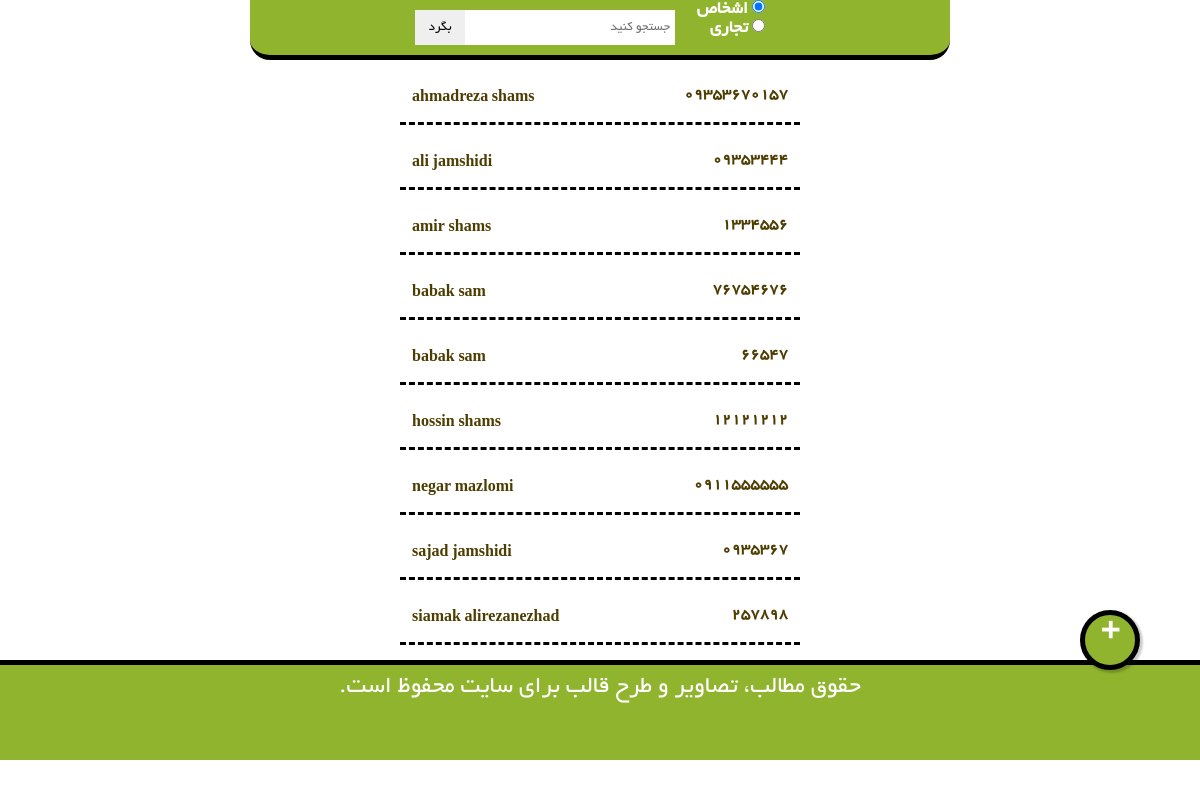
The page / on the database its author committed.
### app/models.py (models this page shows, shortened)
class contact_phone(models.Model):
    phone=models.CharField(max_length=12)
    contact=models.ForeignKey(contact)

class contact(models.Model):
    name=models.CharField(max_length=50)
    family=models.CharField(max_length=50)
    gender=models.CharField(max_length=1,choices=(('m','male'),('f','female')))
    typecontact=models.CharField(max_length=1,choices=(('p','person'),('f','business')))

### app/views.py (the view)
# urls.py: 2. Add a URL to urlpatterns:  url(r'^$', views.home, name='home')
def home(request):
    _contact=contact_phone.objects.all().select_related('contact').order_by('contact__name')
    return render_to_response("home.html",{'title':'AddressBook','contact':_contact})

### app/template/home.html (shortened to what this page needs)
<!DOCTYPE html>
<html xmlns="http://www.w3.org/1999/xhtml">
<head>
	{% load staticfiles %}
    <link href="{% static 'css/mystyle.css'%}" rel="stylesheet" />
</head>
<body>
    <header>
        <form action="{% url 'search' %}" method="get">
            <div class="searchbox">
                <p>
                    <input type="radio" name="type" value="0" checked> اشخاص<br>
                    <input type="radio" name="type" value="1"> تجاری<br>
                </p>
                <input id="bsearch" type="submit" value="بگرد" />
                <input type="search" name="q" placeholder="جستجو کنید"  required/>
            </div>
        </form>
    </header>
    <section class="clearfix">
        <div id="center">
	{% if contact %}
		{% for item in contact%}
            <div class="box">
				<div class="nfamily">
				    <a href="#">{{item.contact.family}}</a>
					<a href="#">{{item.contact.name}}</a>
                </div>
                <div class="phonenumber">
                    <a href="#">{{item.phone}}</a>
                </div>
            </div>
		{% endfor%}
	{%else%}
		<div class="nbox">
				<p>Not Found</p>
        </div>
	{%endif%}
        </div>
    </section>
    <footer>حقوق مطالب، تصاویر و طرح قالب برای سایت  محفوظ است.</footer>
	<a href="{% url 'insert' %}" class="add">+</a>
</body>
</html>

### app/static/css/mystyle.css (style rules this page uses)
* { padding: 0px; margin: 0px; box-sizing: border-box; font-family: Conv_BYEKAN; }
html, body { background-color: #fff; width: 100%; direction: rtl ; }
header { width: 700px; margin-right:auto; margin-left:auto; display:block; height: 60px; background-color: #91b42f; padding: 10px; border-bottom: 5px solid #000; padding-right: 30px; border-bottom-left-radius:20px; border-bottom-right-radius:20px; }
section { min-height:480px;; }
.searchbox { width: 350px; margin-left: auto; margin-right:auto; display:block box-shadow:3px 5px 2px 0px rgba(50, 50, 50, 0.1) }
input[type="search"] { box-sizing: content-box; height: 35px; width: 200px; outline: none; border: none; float: left; padding-right:5px; padding-left:5px; }
#bsearch { float: left; outline: none; border: none; box-sizing: content-box; height: 35px; width: 50px; }
footer { padding:10px; width: 100%; height: 100px; background-color: #91b42f; bottom: 0px; left:0px; right:0px; font-size:25px; color:#fff; margin-top:15px; border-top: 5px solid #000; text-align:center; margin-right:auto; margin-left:auto; display:block; }
.searchbox p { color: #fff; float: right; margin-top:-10px; font-size:18px; font-weight:bold; }
#center { margin-right: auto; margin-left: auto; display: block; width: 500px; text-align: center; }
.box { width: 400px; margin-top: 15px; height: 50px; background-color: #fff; color: #000; margin-right:auto; margin-left:auto; text-align: right; padding-left: 12px; padding-right: 12px; border-bottom:3px dashed #000; }
.box a { display: inline-block; margin-top: 12px; text-decoration:none; color:#4d3d00; font-weight:bold; }
.nfamily { float: left; }
.phonenumber { float: right; }
.add { right:60px; width:60px; height:60px; background-color:#91b42f; position: fixed; border-radius:50px; border: solid 5px #000; color:#fff; text-decoration:none; font-weight:bold; text-align:center; font-size:30px; bottom:130px; transition:1.5s; box-shadow: 2px 2px 2px 1px rgba(0, 0, 0, 0.2); }
.clearfix:after { clear:both }
.clearfix { *zoom:1; }

### rows shown on the page
contact_phone: contact.family "shams", contact.name "ahmadreza", phone "09353670157"
contact_phone: contact.family "jamshidi", contact.name "ali", phone "09353444"
contact_phone: contact.family "shams", contact.name "amir", phone "1334556"
contact_phone: contact.family "sam", contact.name "babak", phone "76754676"
contact_phone: contact.family "sam", contact.name "babak", phone "66547"
contact_phone: contact.family "shams", contact.name "hossin", phone "12121212"
contact_phone: contact.family "mazlomi", contact.name "negar", phone "0911555555"
contact_phone: contact.family "jamshidi", contact.name "sajad", phone "0935367"
contact_phone: contact.family "alirezanezhad", contact.name "siamak", phone "257898"
